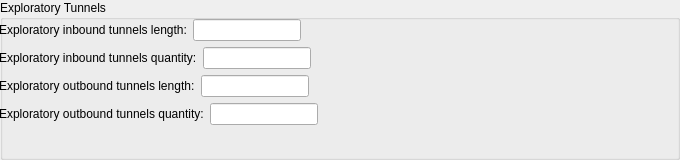
     <widget class="QGroupBox" name="groupBox_6">
      <property name="sizePolicy">
       <sizepolicy hsizetype="Expanding" vsizetype="Minimum">
        <horstretch>0</horstretch>
        <verstretch>0</verstretch>
       </sizepolicy>
      </property>
      <property name="minimumSize">
       <size>
        <width>0</width>
        <height>160</height>
       </size>
      </property>
      <property name="maximumSize">
       <size>
        <width>16777215</width>
        <height>160</height>
       </size>
      </property>
      <property name="title">
       <string>Exploratory Tunnels</string>
      </property>
      <widget class="QWidget" name="verticalLayoutWidget_2">
       <property name="geometry">
        <rect>
         <x>-1</x>
         <y>19</y>
         <width>671</width>
         <height>131</height>
        </rect>
       </property>
       <layout class="QVBoxLayout" name="verticalLayout_2">
        <property name="sizeConstraint">
         <enum>QLayout::SetMinAndMaxSize</enum>
        </property>
        <item>
         <layout class="QHBoxLayout" name="horizontalLayout_26">
          <item>
           <widget class="QLabel" name="label_25">
            <property name="text">
             <string>Exploratory inbound tunnels length:</string>
            </property>
           </widget>
          </item>
          <item>
           <widget class="QLineEdit" name="exploratoryInboundTunnelsLengthNumberLineEdit">
            <property name="sizePolicy">
             <sizepolicy hsizetype="Fixed" vsizetype="Fixed">
              <horstretch>0</horstretch>
              <verstretch>0</verstretch>
             </sizepolicy>
            </property>
           </widget>
          </item>
          <item>
           <spacer name="horizontalSpacer_27">
            <property name="orientation">
             <enum>Qt::Horizontal</enum>
            </property>
            <property name="sizeHint" stdset="0">
             <size>
              <width>40</width>
              <height>20</height>
             </size>
            </property>
           </spacer>
          </item>
         </layout>
        </item>
        <item>
         <layout class="QHBoxLayout" name="horizontalLayout_42">
          <item>
           <widget class="QLabel" name="label_38">
            <property name="text">
             <string>Exploratory inbound tunnels quantity:</string>
            </property>
           </widget>
          </item>
          <item>
           <widget class="QLineEdit" name="exploratoryInboundTunnelsQuantityNumberLineEdit">
            <property name="sizePolicy">
             <sizepolicy hsizetype="Fixed" vsizetype="Fixed">
              <horstretch>0</horstretch>
              <verstretch>0</verstretch>
             </sizepolicy>
            </property>
           </widget>
          </item>
          <item>
           <spacer name="horizontalSpacer_30">
            <property name="orientation">
             <enum>Qt::Horizontal</enum>
            </property>
            <property name="sizeHint" stdset="0">
             <size>
              <width>40</width>
              <height>20</height>
             </size>
            </property>
           </spacer>
          </item>
         </layout>
        </item>
        <item>
         <layout class="QHBoxLayout" name="horizontalLayout_39">
          <item>
           <widget class="QLabel" name="label_39">
            <property name="text">
             <string>Exploratory outbound tunnels length:</string>
            </property>
           </widget>
          </item>
          <item>
           <widget class="QLineEdit" name="exploratoryOutboundTunnelsLengthNumberLineEdit">
            <property name="sizePolicy">
             <sizepolicy hsizetype="Fixed" vsizetype="Fixed">
              <horstretch>0</horstretch>
              <verstretch>0</verstretch>
             </sizepolicy>
            </property>
           </widget>
          </item>
          <item>
           <spacer name="horizontalSpacer_31">
            <property name="orientation">
             <enum>Qt::Horizontal</enum>
            </property>
            <property name="sizeHint" stdset="0">
             <size>
              <width>40</width>
              <height>20</height>
             </size>
            </property>
           </spacer>
          </item>
         </layout>
        </item>
        <item>
         <layout class="QHBoxLayout" name="horizontalLayout_38">
          <item>
           <widget class="QLabel" name="label_40">
            <property name="text">
             <string>Exploratory outbound tunnels quantity:</string>
            </property>
           </widget>
          </item>
          <item>
           <widget class="QLineEdit" name="exploratoryOutboundTunnelsQuantityNumberLineEdit">
            <property name="sizePolicy">
             <sizepolicy hsizetype="Fixed" vsizetype="Fixed">
              <horstretch>0</horstretch>
              <verstretch>0</verstretch>
             </sizepolicy>
            </property>
           </widget>
          </item>
          <item>
           <spacer name="horizontalSpacer_32">
            <property name="orientation">
             <enum>Qt::Horizontal</enum>
            </property>
            <property name="sizeHint" stdset="0">
             <size>
              <width>40</width>
              <height>20</height>
             </size>
            </property>
           </spacer>
          </item>
         </layout>
        </item>
       </layout>
      </widget>
     </widget>
